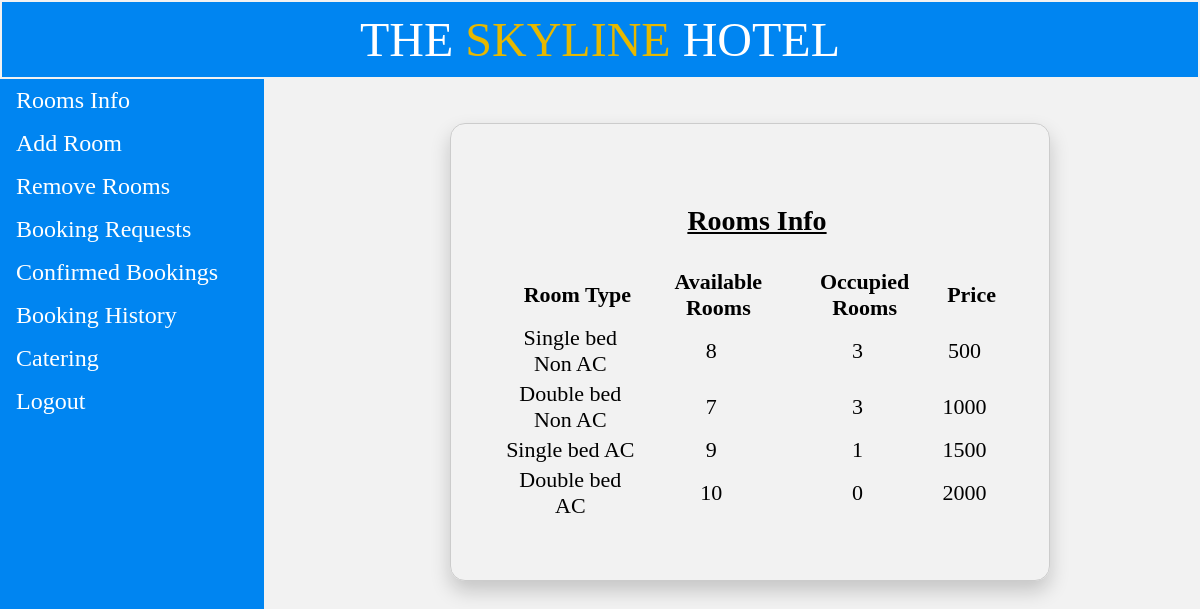
The app's page /admin_view.php with its own data.
### tables this page shows
CREATE TABLE `rooms_count` (
  `room_type` varchar(20) NOT NULL,
  `available_rooms` int(11) NOT NULL,
  `occupied_rooms` int(11) NOT NULL,
  `price` int(11) NOT NULL
);

### admin_view.php (the view, shortened to what this page needs)
<!DOCTYPE html>
<html>
<head>
</head>
<body>
	<table style="width: 100%;">
		<tr>
			<td id="td1" style="padding: 10px; font-size: 48px;">THE <p style="color: #e6b800; display: inline;">SKYLINE</p> HOTEL</td>
		</tr>
	</table>
	<ul>
		<li><a href="admin_view.php">Rooms Info</a></li>
		<li><a href="add_room_admin.php">Add Room</a></li>
		<li><a href="remove_room_admin.php">Remove Rooms</a></li>
		<li><a href="admin_room_status.php">Booking Requests</a></li>
		<li><a href="confirmed_bookings.php">Confirmed Bookings</a></li>
		<li><a href="booking_history.php">Booking History</a></li>
		<li><a href="catering.php">Catering</a></li>
		<li><a href="index.php">Logout</a></li>
	</ul>
	<div style="margin-left:25%;padding:1px 16px;height:1000px;">
		<?php
		$conn = new mysqli("localhost", "root", "", "iwp");
		$sql = "SELECT * from rooms_count";
		$result = mysqli_query($conn, $sql); ?>
		<table class="basic_box">
			<tr>
				<th colspan="4">
					<p style="font-size: 28px; text-align: center; text-decoration: underline;">Rooms Info</p>
				</th>
			</tr>
			<tr>
				<th>Room Type</th>
				<th>Available Rooms</th>
				<th>Occupied Rooms</th>
				<th>Price</th>
			</tr>
			<?php
			while ($row = mysqli_fetch_row($result)) {	?>
				<tr>
					<td><?php echo $row[0]; ?></td>
					<td><?php echo $row[1]; ?></td>
					<td><?php echo $row[2]; ?></td>
					<td><?php echo $row[3];
					} ?></td>
				</tr>
				<tr>
					<td></td>
				</tr>
				<tr>
					<td></td>
				</tr>
		</table>
	</div>
</body>
</html>

### admin_view.php (style rules this page uses)
body { margin: 0; background: #f2f2f2; }
table { font-size: 22px; }
td { text-align: center; }
#td1 { background-color: #0085F1; color: white; border: 10px; margin-top: -10px; padding: 10px; }
.basic_box { border: 1px solid #ccc; border-radius: 15px; margin: auto; width: 600px; padding: 50px; box-shadow: 0 10px 20px rgba(0, 0, 0, 0.19); }
th { font-weight: bold; padding-left: 15px; }
ul { list-style-type: none; margin: 0; padding: 0; width: 22%; font-size: 24px; background-color: #0085F1; text-decoration: none; position: fixed; height: 100%; overflow: auto; }
li { color: white; }
li a { display: block; color: white; padding: 8px 16px; text-decoration: none; }

### records on screen
rooms_count: room_type "Single bed Non AC", available_rooms "8", occupied_rooms "3", price "500"
rooms_count: room_type "Double bed Non AC", available_rooms "7", occupied_rooms "3", price "1000"
rooms_count: room_type "Single bed AC", available_rooms "9", occupied_rooms "1", price "1500"
rooms_count: room_type "Double bed AC", available_rooms "10", occupied_rooms "0", price "2000"
